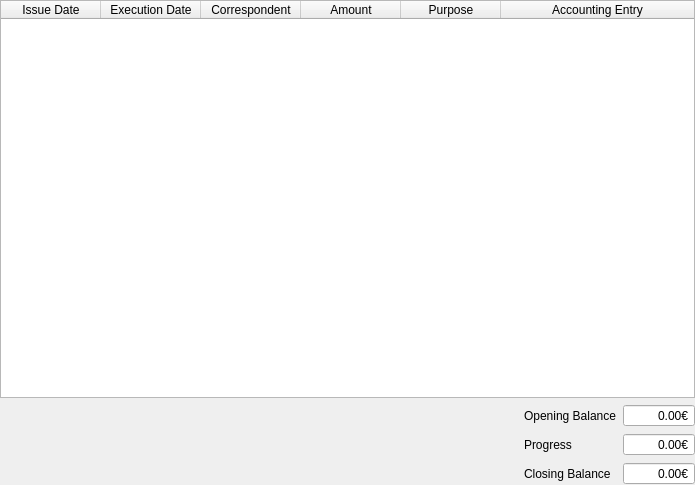
<?xml version="1.0" encoding="UTF-8"?>
<ui version="4.0">
 <class>Month</class>
 <widget class="QWidget" name="Month">
  <property name="geometry">
   <rect>
    <x>0</x>
    <y>0</y>
    <width>695</width>
    <height>485</height>
   </rect>
  </property>
  <property name="windowTitle">
   <string>Month</string>
  </property>
  <layout class="QGridLayout" name="gridLayout">
   <property name="margin">
    <number>0</number>
   </property>
   <item row="0" column="0" colspan="3">
    <widget class="TransactionTable" name="tableTransactions">
     <property name="alternatingRowColors">
      <bool>true</bool>
     </property>
     <property name="columnCount">
      <number>6</number>
     </property>
     <attribute name="horizontalHeaderCascadingSectionResizes">
      <bool>true</bool>
     </attribute>
     <attribute name="horizontalHeaderShowSortIndicator" stdset="0">
      <bool>true</bool>
     </attribute>
     <attribute name="horizontalHeaderStretchLastSection">
      <bool>true</bool>
     </attribute>
     <column>
      <property name="text">
       <string>Issue Date</string>
      </property>
     </column>
     <column>
      <property name="text">
       <string>Execution Date</string>
      </property>
     </column>
     <column>
      <property name="text">
       <string>Correspondent</string>
      </property>
     </column>
     <column>
      <property name="text">
       <string>Amount</string>
      </property>
     </column>
     <column>
      <property name="text">
       <string>Purpose</string>
      </property>
     </column>
     <column>
      <property name="text">
       <string>Accounting Entry</string>
      </property>
     </column>
    </widget>
   </item>
   <item row="1" column="1">
    <widget class="QLabel" name="label">
     <property name="text">
      <string>Opening Balance</string>
     </property>
    </widget>
   </item>
   <item row="1" column="2">
    <widget class="QDoubleSpinBox" name="spinBoxOpening">
     <property name="alignment">
      <set>Qt::AlignRight|Qt::AlignTrailing|Qt::AlignVCenter</set>
     </property>
     <property name="readOnly">
      <bool>false</bool>
     </property>
     <property name="buttonSymbols">
      <enum>QAbstractSpinBox::NoButtons</enum>
     </property>
     <property name="suffix">
      <string>€</string>
     </property>
     <property name="minimum">
      <double>-99999.990000000005239</double>
     </property>
     <property name="maximum">
      <double>99999.990000000005239</double>
     </property>
    </widget>
   </item>
   <item row="2" column="1">
    <widget class="QLabel" name="label_3">
     <property name="text">
      <string>Progress</string>
     </property>
    </widget>
   </item>
   <item row="2" column="2">
    <widget class="QDoubleSpinBox" name="spinBoxProgress">
     <property name="alignment">
      <set>Qt::AlignRight|Qt::AlignTrailing|Qt::AlignVCenter</set>
     </property>
     <property name="readOnly">
      <bool>true</bool>
     </property>
     <property name="buttonSymbols">
      <enum>QAbstractSpinBox::NoButtons</enum>
     </property>
     <property name="suffix">
      <string>€</string>
     </property>
     <property name="minimum">
      <double>-99999.990000000005239</double>
     </property>
     <property name="maximum">
      <double>99999.990000000005239</double>
     </property>
    </widget>
   </item>
   <item row="3" column="1">
    <widget class="QLabel" name="label_2">
     <property name="text">
      <string>Closing Balance</string>
     </property>
    </widget>
   </item>
   <item row="3" column="2">
    <widget class="QDoubleSpinBox" name="spinBoxClosing">
     <property name="alignment">
      <set>Qt::AlignRight|Qt::AlignTrailing|Qt::AlignVCenter</set>
     </property>
     <property name="readOnly">
      <bool>true</bool>
     </property>
     <property name="buttonSymbols">
      <enum>QAbstractSpinBox::NoButtons</enum>
     </property>
     <property name="suffix">
      <string>€</string>
     </property>
     <property name="minimum">
      <double>-99999.990000000005239</double>
     </property>
     <property name="maximum">
      <double>99999.990000000005239</double>
     </property>
    </widget>
   </item>
   <item row="1" column="0">
    <spacer name="horizontalSpacer">
     <property name="orientation">
      <enum>Qt::Horizontal</enum>
     </property>
     <property name="sizeHint" stdset="0">
      <size>
       <width>415</width>
       <height>20</height>
      </size>
     </property>
    </spacer>
   </item>
  </layout>
 </widget>
 <customwidgets>
  <customwidget>
   <class>TransactionTable</class>
   <extends>QTableWidget</extends>
   <header location="global">gui.transactiontable</header>
  </customwidget>
 </customwidgets>
 <resources/>
 <connections/>
</ui>
